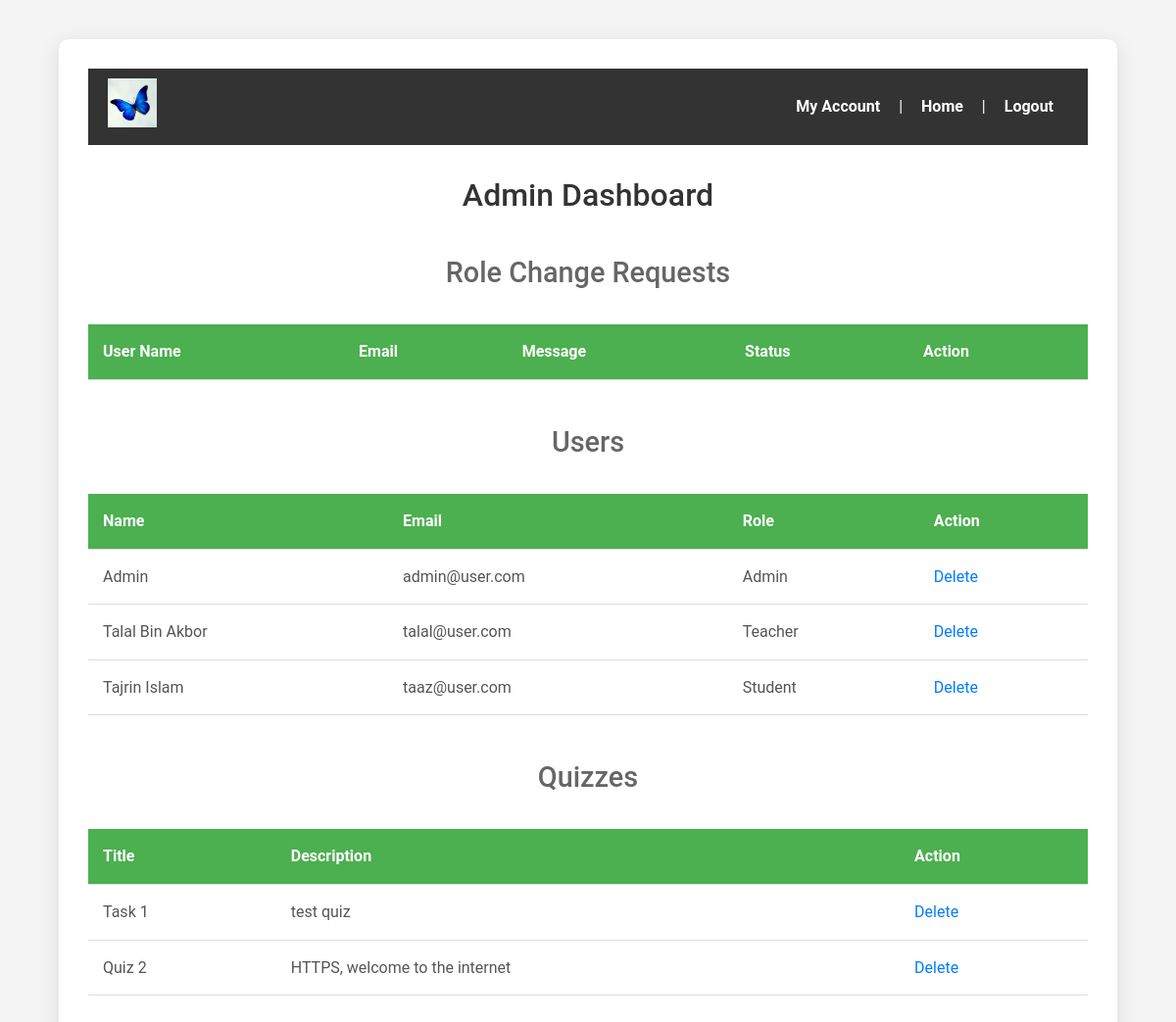
The page /dashboard.php (signed in) on the database as committed earlier.
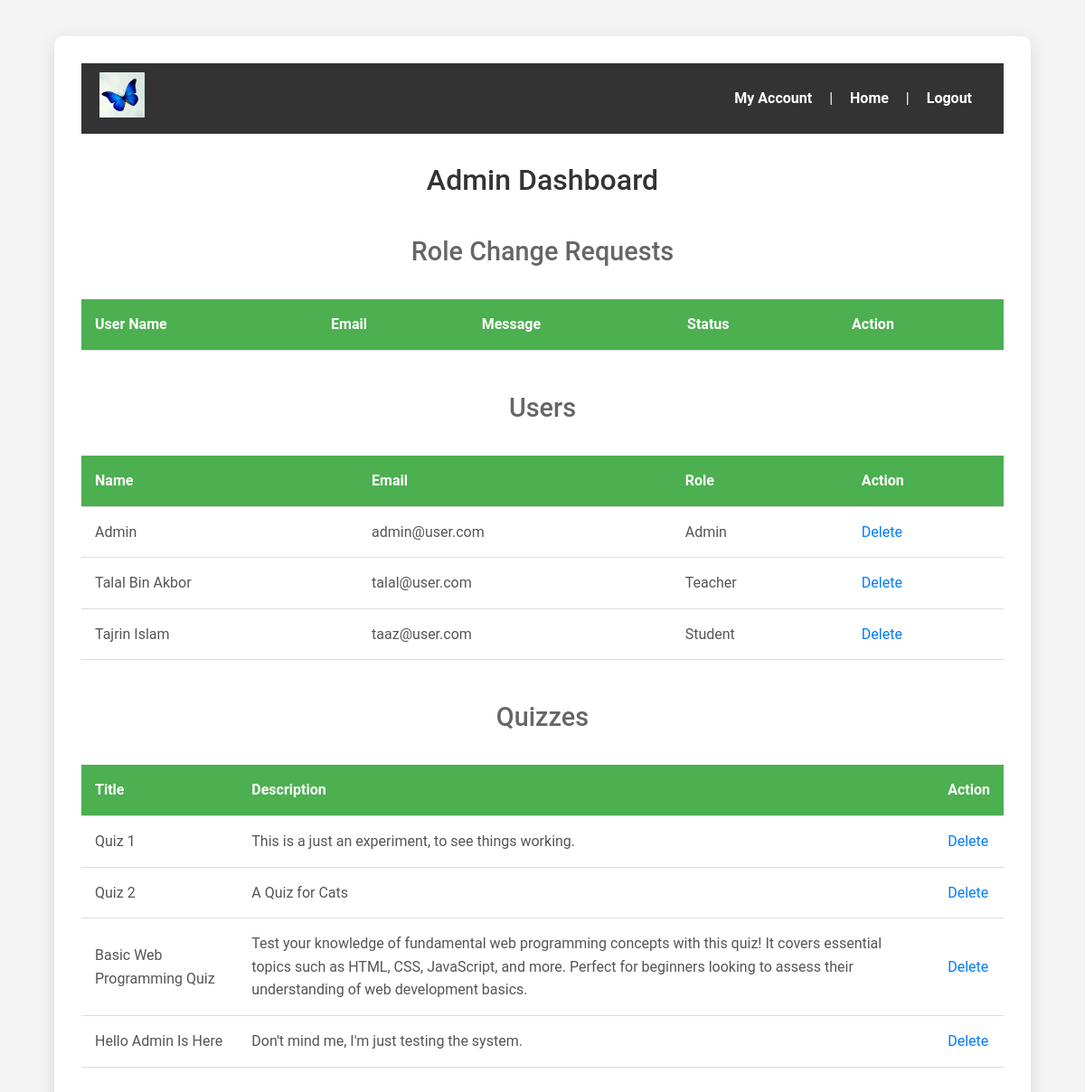
The same page on the database as committed later.
### tables this page shows
CREATE TABLE `users` (
  `id` int(11) NOT NULL,
  `name` varchar(100) NOT NULL,
  `email` varchar(100) NOT NULL,
  `password` varchar(255) NOT NULL,
  `profile_image` varchar(255) DEFAULT NULL,
  `role` enum('student','teacher','admin') DEFAULT 'student',
  `created_at` timestamp NOT NULL DEFAULT current_timestamp()
);

CREATE TABLE `quizzes` (
  `id` int(11) NOT NULL,
  `title` varchar(255) NOT NULL,
  `description` text DEFAULT NULL,
  `cover_image` varchar(255) DEFAULT 'default_cover.jpg',
  `created_by` int(11) DEFAULT NULL,
  `created_at` timestamp NOT NULL DEFAULT current_timestamp(),
  `total_score` int(11) DEFAULT 0
);

### dashboard.php (the view, shortened to what this page needs)
<?php
include('includes/db_connect.php');
$user_sql = "SELECT * FROM users";
$user_result = $conn->query($user_sql);
$quiz_sql = "SELECT * FROM quizzes";
$quiz_result = $conn->query($quiz_sql);
?>
<!DOCTYPE html>
<html lang="en">
<head>
    <link rel="stylesheet" href="css/style.css">
</head>
<body>
    <div class="container">
		<header>
			<div class="logo">
				<img src="images/logo.png" alt="Quiz Logo" width="150">
			</div>
			<div class="nav-menu">
				<a href="account.php">My Account</a> |
				<a href="index.php">Home</a> |
				<a href="logout.php">Logout</a>
			</div>
		</header>
        <h2>Admin Dashboard</h2>
        <h3>Role Change Requests</h3>
        <table>
            <tr>
                <th>User Name</th>
                <th>Email</th>
                <th>Message</th>
                <th>Status</th>
                <th>Action</th>
            </tr>
        </table>
        <h3>Users</h3>
        <table>
            <tr><th>Name</th><th>Email</th><th>Role</th><th>Action</th></tr>
            <?php while ($user = $user_result->fetch_assoc()): ?>
                <tr>
                    <td><?php echo $user['name']; ?></td>
                    <td><?php echo $user['email']; ?></td>
                    <td><?php echo ucfirst($user['role']); ?></td>
                    <td><a href="dashboard.php?delete_user=<?php echo $user['id']; ?>">Delete</a></td>
                </tr>
            <?php endwhile; ?>
        </table>
        <h3>Quizzes</h3>
        <table>
            <tr><th>Title</th><th>Description</th><th>Action</th></tr>
            <?php while ($quiz = $quiz_result->fetch_assoc()): ?>
                <tr>
                    <td><?php echo $quiz['title']; ?></td>
                    <td><?php echo $quiz['description']; ?></td>
                    <td><a href="delete_quiz.php?quiz_id=<?php echo $quiz['id']; ?>">Delete</a></td>
                </tr>
            <?php endwhile; ?>
        </table>
    </div>
</body>
</html>

Rows that differ between the two databases and show on the page:
changed quizzes: title "Task 1" → "Quiz 1"; description "test quiz" → "This is a just an experiment, to see things working."
changed quizzes "Quiz 2": description "HTTPS, welcome to the internet" → "A Quiz for Cats"
added quizzes: title "Basic Web Programming Quiz", description "Test your knowledge of fundamental web programming concepts with this quiz! It covers essential topics such as HTML, CSS, JavaScript, and more. Perfect for beginners looking to assess their understanding of web development basics."
added quizzes: title "Hello Admin Is Here", description "Don't mind me, I'm just testing the system."
